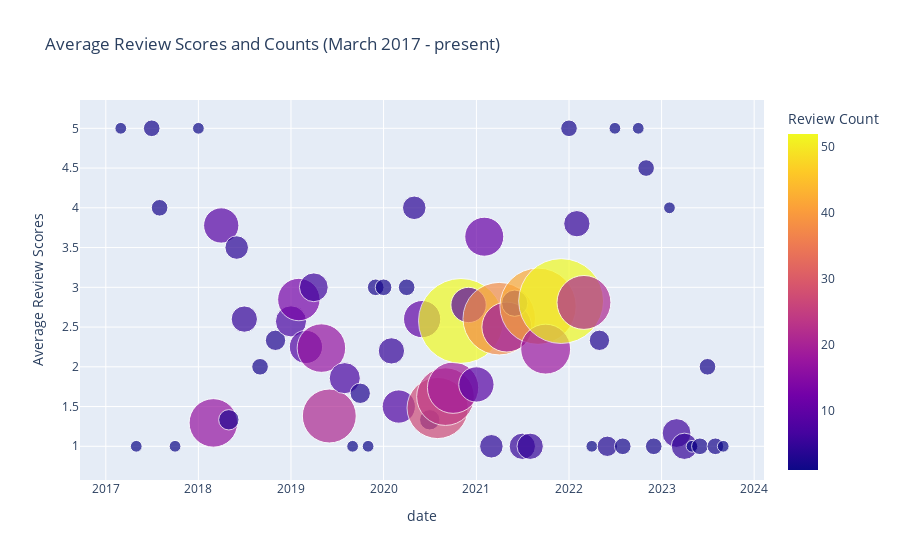

Notebook source saved alongside this figure:
### Markdown cell above
As we see in the grapgh below, the number of reviews on the application has decreased recently. Considering that people who comment generally do so for complaint purposes, this may be due to a decrease in complaints about the app. But if we also consider that the average score has decreased, this may indicate that the app is used less. More research is needed on this subject.

### Code cell
fig = px.scatter(year_month_avg,
                 x = "date",
                 y = "mean",
	             size="count",
                 color="count",
                 size_max=60,
                 labels={
                     "mean": "Average Review Scores",
                     "x": "Time",
                     "count": "Review Count"
                 },
                 title = "Average Review Scores and Counts (March 2017 - present)")
fig.show()

### Figure 1 — Plotly figure (JSON) as saved in the notebook; plotly's stock layout.template omitted (floating-point values rounded to 4 significant figures)
{"data": [{"hovertemplate": "date=%{x}<br>Average Review Scores=%{y}<br>Review Count=%{marker.color}<extra></extra>", "legendgroup": "", "marker": {"color": [1, 1, 2, 2, 1, 1, 17, 9, 3, 4, 5, 2, 3, 7, 13, 8, 6, 17, 21, 7, 1, 3, 1, 2, 2, 5, 8, 2, 4, 10, 3, 27, 24, 19, 52, 9, 9, 11, 4, 38, 18, 5, 5, 5, 42, 18, 52, 2, 5, 21, 1, 3, 3, 1, 2, 1, 2, 2, 1, 6, 5, 1, 2, 2, 2, 1], "coloraxis": "coloraxis", "size": [1, 1, 2, 2, 1, 1, 17, 9, 3, 4, 5, 2, 3, 7, 13, 8, 6, 17, 21, 7, 1, 3, 1, 2, 2, 5, 8, 2, 4, 10, 3, 27, 24, 19, 52, 9, 9, 11, 4, 38, 18, 5, 5, 5, 42, 18, 52, 2, 5, 21, 1, 3, 3, 1, 2, 1, 2, 2, 1, 6, 5, 1, 2, 2, 2, 1], "sizemode": "area", "sizeref": 0.01444, "symbol": "circle"}, "mode": "markers", "name": "", "orientation": "v", "showlegend": false, "type": "scatter", "x": ["2017-03-01T00:00:00", "2017-05-01T00:00:00", "2017-07-01T00:00:00", "2017-08-01T00:00:00", "2017-10-01T00:00:00", "2018-01-01T00:00:00", "2018-03-01T00:00:00", "2018-04-01T00:00:00", "2018-05-01T00:00:00", "2018-06-01T00:00:00", "2018-07-01T00:00:00", "2018-09-01T00:00:00", "2018-11-01T00:00:00", "2019-01-01T00:00:00", "2019-02-01T00:00:00", "2019-03-01T00:00:00", "2019-04-01T00:00:00", "2019-05-01T00:00:00", "2019-06-01T00:00:00", "2019-08-01T00:00:00", "2019-09-01T00:00:00", "2019-10-01T00:00:00", "2019-11-01T00:00:00", "2019-12-01T00:00:00", "2020-01-01T00:00:00", "2020-02-01T00:00:00", "2020-03-01T00:00:00", "2020-04-01T00:00:00", "2020-05-01T00:00:00", "2020-06-01T00:00:00", "2020-07-01T00:00:00", "2020-08-01T00:00:00", "2020-09-01T00:00:00", "2020-10-01T00:00:00", "2020-11-01T00:00:00", "2020-12-01T00:00:00", "2021-01-01T00:00:00", "2021-02-01T00:00:00", "2021-03-01T00:00:00", "2021-04-01T00:00:00", "2021-05-01T00:00:00", "2021-06-01T00:00:00", "2021-07-01T00:00:00", "2021-08-01T00:00:00", "2021-09-01T00:00:00", "2021-10-01T00:00:00", "2021-12-01T00:00:00", "2022-01-01T00:00:00", "2022-02-01T00:00:00", "2022-03-01T00:00:00", "2022-04-01T00:00:00", "2022-05-01T00:00:00", "2022-06-01T00:00:00", "2022-07-01T00:00:00", "2022-08-01T00:00:00", "2022-10-01T00:00:00", "2022-11-01T00:00:00", "2022-12-01T00:00:00", "2023-02-01T00:00:00", "2023-03-01T00:00:00", "2023-04-01T00:00:00", "2023-05-01T00:00:00", "2023-06-01T00:00:00", "2023-07-01T00:00:00", "2023-08-01T00:00:00", "2023-09-01T00:00:00"], "xaxis": "x", "y": [5, 1, 5, 4, 1, 5, 1.294, 3.778, 1.333, 3.5, 2.6, 2, 2.333, 2.571, 2.846, 2.25, 3, 2.235, 1.381, 1.857, 1, 1.667, 1, 3, 3, 2.2, 1.5, 3, 4, 2.6, 1.333, 1.481, 1.625, 1.737, 2.577, 2.778, 1.778, 3.636, 1, 2.605, 2.5, 2.8, 1, 1, 2.762, 2.222, 2.827, 5, 3.8, 2.81, 1, 2.333, 1, 5, 1, 5, 4.5, 1, 4, 1.167, 1, 1, 1, 2, 1, 1], "yaxis": "y"}], "layout": {"coloraxis": {"colorbar": {"title": {"text": "Review Count"}}, "colorscale": [[0, "#0d0887"], [0.1111, "#46039f"], [0.2222, "#7201a8"], [0.3333, "#9c179e"], [0.4444, "#bd3786"], [0.5556, "#d8576b"], [0.6667, "#ed7953"], [0.7778, "#fb9f3a"], [0.8889, "#fdca26"], [1, "#f0f921"]]}, "legend": {"itemsizing": "constant", "tracegroupgap": 0}, "title": {"text": "Average Review Scores and Counts (March 2017 - present)"}, "xaxis": {"anchor": "y", "domain": [0, 1], "title": {"text": "date"}}, "yaxis": {"anchor": "x", "domain": [0, 1], "title": {"text": "Average Review Scores"}}}}
